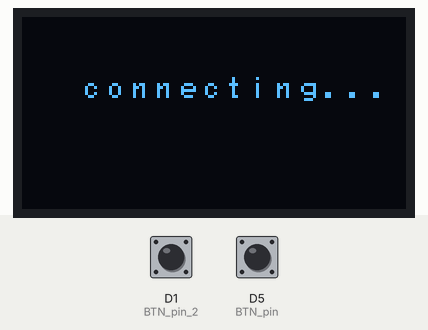
Simulated run of this sketch. Board: ESP8266 (NodeMCU). Shown: 128×64 one-colour display. Wiring (inferred from the names in the program): SSD1306 OLED at I2C address 0x3C. The test bench sets the inputs (shaded band); at power-on: D5 (BTN_pin) HIGH, D1 (BTN_pin_2) HIGH. WiFi joins after 1.5 s; servers stay silent unless stated; uploads are accepted with an empty reply; what the sketch prints to the serial monitor is not drawn.

Above: at 1.4 s.
1.5 s: D5 (BTN_pin) pulled LOW for 3.2 s
At 4.5 s:
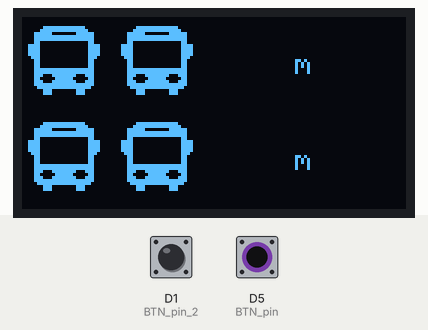
6.2 s: D5 (BTN_pin) pulled LOW for 0.15 s
At 7.4 s:
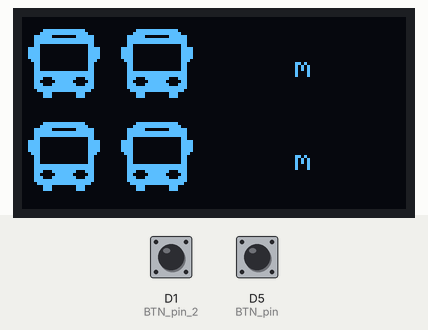
7.8 s: D5 (BTN_pin) pulled LOW for 1 s
At 8.7 s:
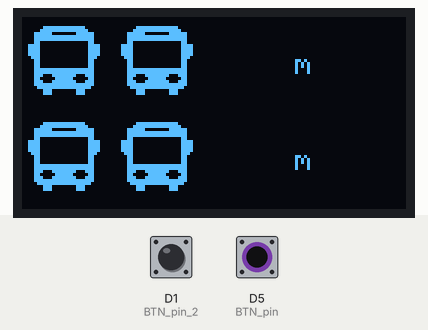
10.3 s: D1 (BTN_pin_2) pulled LOW for 0.15 s
Timing chart, 0 to 13.3 s (numbered marks = the images above; inputs shaded):
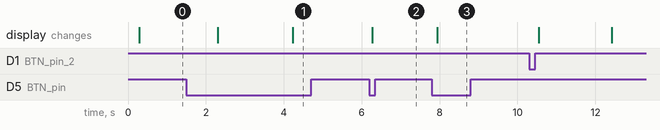

The sketch:

Daejeon_Bus.ino
```cpp
#include "ssd1306_i2c.h"
#include "icon_xbm.h"
#include <ESP8266WiFi.h>

#define I2C_address 0x3c
#define SDA D6
#define SCL D7
#define BTN_pin D5
#define BTN_pin_2 D1

SSD1306 display(I2C_address, SDA, SCL);

const char *ssid = "Home";
const char *pass = "";

String host = "openapitraffic.daejeon.go.kr";
String url = "/api/rest/arrive/getArrInfoByUid?serviceKey=";
//Your API KEY
String API_key = "RN6UQVhSlQmNrcl4uUlq8Qeq2%2B0n2rEnZsDzIlIp9JdYCPbnYM8Qv15aLj9t8gkS6MjOq8asXprprgTbqfe1DQ%3D%3D";
//Bus stop ID
String Busstop_id = "33060";
//HTTP port = 80
int HttpPort = 80;

String buff = "";
int i = 0;


bool readyForUpdate = true;
bool Fin_MIN = false;
bool Fin_NO = false;
bool Fin_TP = false;

int BTN_status_last = 1;
int BTN_status_last_2 = 1;
int scroll = 0;

long last_millis;

struct BUS_info {
	String BUS_EXTIME = "";
	String BUS_NO = "";
	String BUS_TP = "";
};

struct BUS_info BUS_info[4];

void setup() {

  Serial.begin(115200);
  pinMode(BTN_pin, INPUT_PULLUP);
  pinMode(BTN_pin_2, INPUT_PULLUP);

  display.init();
  display.clear();
  display.flipScreenVertically();
  display.display();

}

void loop() {

  if (readyForUpdate) {
    if (WiFi.status() != WL_CONNECTED) {
      wificonnect();
    }
    if (WiFi.status() == WL_CONNECTED) {

      getUpdate();
	    delay(500);

    }
  }
  BTN_action();
  BTN_action_2();
  display.clear();
  for(int j = 1; j<4 ; j++){

    int y = ((j-1)*32) - 1;
    if(y<0) {
      y = 0;
    }
    if(scroll == 1 ) y -= 32;

    Frame(&display,0,y,j);
  }
  display.display();

  if ((millis() - last_millis) >= 40000) {
	  readyForUpdate = true;
  }

}

void getUpdate() {

  //initial
  WiFiClient client;
	  buff = "";
	  i = 0;
    for(int j=0;j<4;j++) {
      BUS_info[j].BUS_EXTIME = "";
      BUS_info[j].BUS_NO = "";
      BUS_info[j].BUS_TP = "";

    }

	display.clear();
	display.drawXbm(51, 13, 26, 26, icon_bus_bits);
	display.display();

	  client.connect(host, HttpPort);
	  while (!client.connected()) {
		  Serial.print('.');
	  }
	  Serial.println("HTTP completed");
  //request http
  client.print(String("GET ") +
               url + API_key + String("&arsId=") + Busstop_id +
               String(" HTTP/1.1\r\n") +
               String("Host: ") +
               host +
               String("\r\n") +
               String("Connection: close\r\n\r\n"));
  delay(1000);
  int retry_count = 0;

  while (client.available()) {
	  char line = client.read();

	  if (line != NULL && line != ' ') { //NULL = \0
		  buff += line;

		  if (buff.endsWith("<EXTIME_MIN>")) {
			  Fin_MIN = true;
			  i++;
		  }

		  if (buff.endsWith("<ROUTE_NO>")) {
			  Fin_NO = true;

		  }
		  if (buff.endsWith("<ROUTE_TP>")) {
			  Fin_TP = true;
		  }

		  if (Fin_MIN) {
			  dataparaser(line, BUS_info[i].BUS_EXTIME, Fin_MIN);
		  }
		  if (Fin_NO) {
			  dataparaser(line, BUS_info[i].BUS_NO, Fin_NO);
		  }
		  if (Fin_TP) {
			  dataparaser(line, BUS_info[i].BUS_TP, Fin_TP);
		  }
	  }
  }


  for(int j=1; j<4; j++){
      if(BUS_info[j].BUS_NO.length() == 1) {
          BUS_info[j].BUS_NO = String("00") + BUS_info[j].BUS_NO;
        } else if(BUS_info[j].BUS_NO.length() == 2) {
			BUS_info[j].BUS_NO = String("0") + BUS_info[j].BUS_NO;
        }

       if(BUS_info[j].BUS_EXTIME.length() == 1) {
		   BUS_info[j].BUS_EXTIME = String("0") + BUS_info[j].BUS_EXTIME;
       }


  }

  readyForUpdate = false;

  last_millis = millis();

}

void Frame(SSD1306 *display, int x,int y,int count) {

		display->drawXbm(x + 1, y + 3, 26, 26, icon_bus_bits);
		display->drawXbm(x + 32, y + 3, 26, 26, getBusType(BUS_info[count].BUS_TP));
		display->drawString(x + 59, y + 13, BUS_info[count].BUS_NO);
		display->drawString(x + 90, y + 13, BUS_info[count].BUS_EXTIME + "m");

  }

const char* getBusType(String icon) {
	if (icon == "1") {
		return geubhaeng_bits;
	}else if (icon == "2") {
	  return gansun_bits;
	}else if (icon == "3") {
	  return icon_bus_bits;
	}

	return icon_bus_bits;
}


void wificonnect() {

  WiFi.begin(ssid, pass);

  display.clear();
  display.drawString(20, 20, "connecting...");
  display.display();

  while (WiFi.status() != WL_CONNECTED) {

    Serial.print('.');
    delay(100);


  }
  Serial.println("connected");

  delay(500);
}

void dataparaser(char c, String &a, bool &TR) {
  if (c != '<') {
    if (c != '>') {
      a += c;
    }
  }
  else {
	  TR = false;
  }
}

void BTN_action() {
  int BTN_status = digitalRead(BTN_pin);

  if(BTN_status != BTN_status_last) {
    if(BTN_status == 0){
      scroll++;
	  if (scroll > 1) {
		  scroll = 0;
	  }
    }
  }


  BTN_status_last = BTN_status;
}

void BTN_action_2() {
  int BTN_status = digitalRead(BTN_pin_2);

  if(BTN_status!= BTN_status_last_2) {
    if(BTN_status == 0){
    readyForUpdate = true;
    }
  }

  BTN_status_last_2 = BTN_status;
}
```

ssd1306_i2c.cpp
```cpp
// (licence header left out)
#include "ssd1306_i2c.h"
#include <Wire.h>
#include "font.h"


SSD1306::SSD1306(int i2cAddress, int sda, int sdc)
{
  myI2cAddress = i2cAddress;
  mySda = sda;
  mySdc = sdc;
}

void SSD1306::init() {
  Wire.begin(mySda, mySdc);
  Wire.setClock(250000);
  sendInitCommands();
  resetDisplay();
}

void SSD1306::resetDisplay(void)
{
  displayOff();
  clear();
  display();
  displayOn();
}

void SSD1306::reconnect() {
  Wire.begin();
}

void SSD1306::displayOn(void)
{
  sendCommand(0xaf);        //display on
}

void SSD1306::displayOff(void)
{
  sendCommand(0xae);		//display off
}

void SSD1306::setContrast(char contrast) {
  sendCommand(0x81);
  sendCommand(contrast);
}
void SSD1306::flipScreenVertically() {
  sendCommand(0xA0 | 0x1);      //SEGREMAP   //Rotate screen 180 deg

  sendCommand(0xC8);            //COMSCANDEC  Rotate screen 180 Deg
}
void SSD1306::clear(void) {
  memset(buffer, 0, (128 * 64 / 8));
}

void SSD1306::display(void) {

  for (uint16_t i = 0; i < (128 * 64 / 8); i++) {
    // send a bunch of data in one xmission
    Wire.beginTransmission(myI2cAddress);
    Wire.write(0x40);
    for (uint8_t x = 0; x < 16; x++) {
      Wire.write(buffer[i]);
      i++;
    }
    i--;
    yield();
    Wire.endTransmission();
  }


}

void SSD1306::setPixel(int x, int y) {
  if (x >= 0 && x < 128 && y >= 0 && y < 64) {

    switch (myColor) {
      case WHITE:   buffer[x + (y / 8) * 128] |=  (1 << (y & 7)); break;
      case BLACK:   buffer[x + (y / 8) * 128] &= ~(1 << (y & 7)); break;
      case INVERSE: buffer[x + (y / 8) * 128] ^=  (1 << (y & 7)); break;
    }
  }
}

void SSD1306::setChar(int x, int y, unsigned char data) {
  for (int i = 0; i < 8; i++) {
    if (bitRead(data, i)) {
      setPixel(x, y + i);
    }
  }
}

void SSD1306::drawString(int x, int y, String text) {
  for (int j = 0; j < text.length(); j++) {
    for (int i = 0; i < 8; i++) {
      unsigned char charColumn = pgm_read_byte(myFont[text.charAt(j) - 0x20] + i);   //
      for (int pixel = 0; pixel < 8; pixel++) {
        if (bitRead(charColumn, pixel)) {
          if (myIsFontScaling2x2) {
            setPixel(x + 2 * (j * 8 + i), y + 2 * pixel);
            setPixel(x + 2 * (j * 8 + i) + 1, y + 2 * pixel + 1);
            setPixel(x + 2 * (j * 8 + i) + 1, y + 2 * pixel);
            setPixel(x + 2 * (j * 8 + i), y + 2 * pixel + 1);
          } else {
            setPixel(x + j * 8 + i, y + pixel);
          }
        }
      }
    }
  }
}

void SSD1306::setFontScale2x2(bool isFontScaling2x2) {
  myIsFontScaling2x2 = isFontScaling2x2;
}

void SSD1306::drawBitmap(int x, int y, int width, int height, const char *bitmap) {
  for (int i = 0; i < width * height / 8; i++ ) {
    unsigned char charColumn = 255 - pgm_read_byte(bitmap + i);
    for (int j = 0; j < 8; j++) {
      int targetX = i % width + x;
      int targetY = (i / (width)) * 8 + j + y;
      if (bitRead(charColumn, j)) {
        setPixel(targetX, targetY);
      }
    }
  }
}

void SSD1306::setColor(int color) {
  myColor = color;
}

void SSD1306::drawRect(int x, int y, int width, int height) {
  for (int i = x; i < x + width; i++) {
    setPixel(i, y);
    setPixel(i, y + height);
  }
  for (int i = y; i < y + height; i++) {
    setPixel(x, i);
    setPixel(x + width, i);
  }
}

void SSD1306::fillRect(int x, int y, int width, int height) {
  for (int i = x; i < x + width; i++) {
    for (int j = 0; j < y + height; j++) {
      setPixel(i, j);
    }
  }

}

void SSD1306::drawXbm(int x, int y, int width, int height, const char *xbm) {
  if (width % 8 != 0) {
    width =  ((width / 8) + 1) * 8;
  }
  for (int i = 0; i < width * height / 8; i++ ) {
    unsigned char charColumn = pgm_read_byte(xbm + i);
    for (int j = 0; j < 8; j++) {
      int targetX = (i * 8 + j) % width + x;
      int targetY = (8 * i / (width)) + y;
      if (bitRead(charColumn, j)) {
        setPixel(targetX, targetY);
      }
    }
  }
}

void SSD1306::sendCommand(unsigned char com)
{
  //Wire.begin(mySda, mySdc);
  Wire.beginTransmission(myI2cAddress);     //begin transmitting
  Wire.write(0x80);                          //command mode
  Wire.write(com);
  Wire.endTransmission();                    // stop transmitting
}

void SSD1306::sendInitCommands(void)
{
  sendCommand(0xae);		//display off
  sendCommand(0xa6);            //Set Normal Display (default)
  // Adafruit Init sequence for 128x64 OLED module
  sendCommand(0xAE);             //DISPLAYOFF
  sendCommand(0xD5);            //SETDISPLAYCLOCKDIV
  sendCommand(0x80);            // the suggested ratio 0x80
  sendCommand(0xA8);            //SSD1306_SETMULTIPLEX
  sendCommand(0x3F);
  sendCommand(0xD3);            //SETDISPLAYOFFSET
  sendCommand(0x0);             //no offset
  sendCommand(0x40 | 0x0);      //SETSTARTLINE
  sendCommand(0x8D);            //CHARGEPUMP
  sendCommand(0x14);
  sendCommand(0x20);             //MEMORYMODE
  sendCommand(0x00);             //0x0 act like ks0108

  //sendCommand(0xA0 | 0x1);      //SEGREMAP   //Rotate screen 180 deg
  sendCommand(0xA0);

  //sendCommand(0xC8);            //COMSCANDEC  Rotate screen 180 Deg
  sendCommand(0xC0);

  sendCommand(0xDA);            //0xDA
  sendCommand(0x12);           //COMSCANDEC
  sendCommand(0x81);           //SETCONTRAS
  sendCommand(0xCF);           //
  sendCommand(0xd9);          //SETPRECHARGE
  sendCommand(0xF1);
  sendCommand(0xDB);        //SETVCOMDETECT
  sendCommand(0x40);
  sendCommand(0xA4);        //DISPLAYALLON_RESUME
  sendCommand(0xA6);        //NORMALDISPLAY

  sendCommand(0x2e);            // stop scroll
  //----------------------------REVERSE comments----------------------------//
  //  sendCommand(0xa0);		//seg re-map 0->127(default)
  //  sendCommand(0xa1);		//seg re-map 127->0
  //  sendCommand(0xc8);
  //  delay(1000);
  //----------------------------REVERSE comments----------------------------//
  // sendCommand(0xa7);  //Set Inverse Display
  // sendCommand(0xae);		//display off
  sendCommand(0x20);            //Set Memory Addressing Mode
  sendCommand(0x00);            //Set Memory Addressing Mode ab Horizontal addressing mode
  // sendCommand(0x02);         // Set Memory Addressing Mode ab Page addressing mode(RESET)

}

void SSD1306::nextFrameTick(int myCurrentFrame) {
  if (myFrameTick == myFrameWaitTicks && myFrameState == 0 || myFrameTick == myFrameTransitionTicks && myFrameState == 1) {
    myFrameState = (myFrameState + 1) %  2;
    if (myFrameState == FRAME_STATE_FIX) {
      myCurrentFrame = (myCurrentFrame + 1) % myFrameCount;
    }
    myFrameTick = 0;
  }
  myCurrentFrame = myFrameTick;

  switch (myFrameState) {
    case 0:
      (*myFrameCallbacks[myCurrentFrame])(0, 0);
      break;
    case 1:
      (*myFrameCallbacks[myCurrentFrame])(-128 * myFrameTick / myFrameTransitionTicks, 0);
      (*myFrameCallbacks[(myCurrentFrame + 1) % myFrameCount])(-128 * myFrameTick / myFrameTransitionTicks + 128, 0);
      break;
  }

}

void SSD1306::drawIndicators(int frameCount, int activeFrame) {
  for (int i = 0; i < frameCount; i++) {
    const char *xbm;
    if (activeFrame == i) {
      xbm = active_bits;
    } else {
      xbm = inactive_bits;
    }
    drawXbm(64 - (12 * frameCount / 2) + 12 * i, 56, 8, 8, xbm);
  }
}
void SSD1306::setFrameCallbacks(int frameCount, void (*frameCallbacks[])(int x, int y)) {
  myFrameCount = frameCount;
  myFrameCallbacks = frameCallbacks;
}

void SSD1306::setFrameWaitTicks(int frameWaitTicks) {
  myFrameWaitTicks = frameWaitTicks;
}
void SSD1306::setFrameTransitionTicks(int frameTransitionTicks) {
  myFrameTransitionTicks = frameTransitionTicks;
}
int SSD1306::getFrameState() {
  return myFrameState;
}
```

ssd1306_i2c.h
```cpp
// (licence header left out)
#include <Arduino.h>

#define BLACK 0
#define WHITE 1
#define INVERSE 2


class SSD1306 {

private:
   int myI2cAddress;
   int mySda;
   int mySdc;
   uint8_t buffer[128 * 64 / 8];
   bool myIsFontScaling2x2 = false;
   int myFrameState = 0;
   int myFrameTick = 0;
   //int myCurrentFrame = 0;
   int myFrameCount = 0;
   int myFrameWaitTicks = 80;
   int myFrameTransitionTicks = 25;
   int myColor = WHITE;
   void (**myFrameCallbacks)(int x, int y);


public:
   // Empty constructor
   SSD1306(int i2cAddress, int sda, int sdc);
   void init();
   void resetDisplay(void);
   void reconnect(void);
   void displayOn(void);
   void displayOff(void);
   void clear(void);
   void display(void);
   void setPixel(int x, int y);
   void setChar(int x, int y, unsigned char data);
   void drawString(int x, int y, String text);
   void setFontScale2x2(bool isFontScaling2x2);
   void drawBitmap(int x, int y, int width, int height, const char *bitmap);
   void drawXbm(int x, int y, int width, int height, const char *xbm);
   void sendCommand(unsigned char com);
   void sendInitCommands(void);
   void setColor(int color);
   void drawRect(int x, int y, int width, int height);
   void fillRect(int x, int y, int width, int height);

   void setContrast(char contrast);
   void flipScreenVertically();


   void setFrameCallbacks(int frameCount, void (*frameCallbacks[])(int x, int y));
   void nextFrameTick(int);
   void drawIndicators(int frameCount, int activeFrame);
   void setFrameWaitTicks(int frameWaitTicks);
   void setFrameTransitionTicks(int frameTransitionTicks);
   int getFrameState();

   const int FRAME_STATE_FIX = 0;
   const int FRAME_STATE_TRANSITION = 1;

};
```

Source omitted: font.h (data table, 5579 bytes), icon_xbm.h (data table, 3345 bytes)

Measured:
- after the input at 1.5 s, the display: first differs from a run without the input after 2.7 s (image 1)
- after the input at 6.2 s, the display: changes after 0.07 s (image 2)
- after the input at 7.8 s, the display: changes after 0.13 s (image 3)
